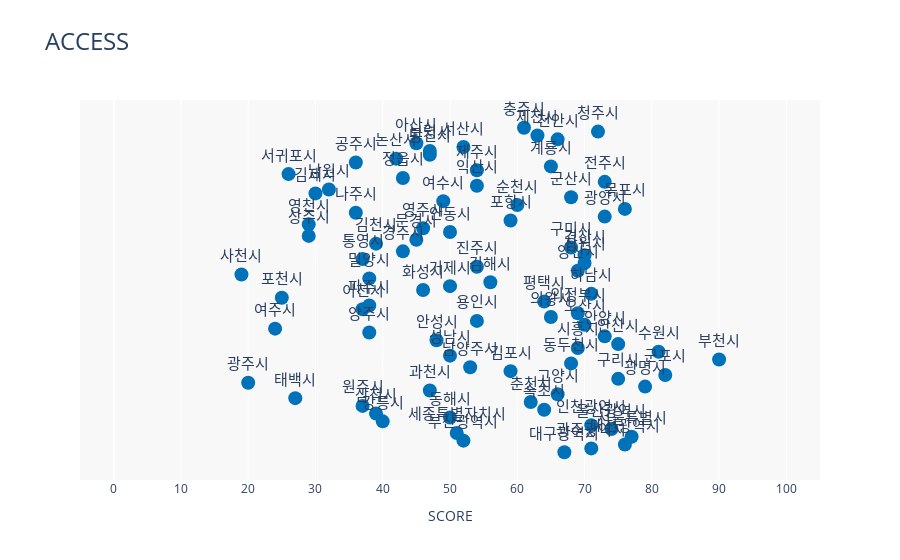

Write notebook code for a chart like this one.
### Markdown cell above
### 접근(Access)

### Code cell
# 접근 
create_scatter_plot(ps, 'Access', 'rgba(0, 114, 186, 1)')

### Figure 1 — Plotly figure (JSON) as saved in the notebook; plotly's stock layout.template omitted (floating-point values rounded to 4 significant figures)
{"data": [{"hovertemplate": "<b>%{text}</b><br>Access: %{x}<extra></extra>", "legendgroup": "", "marker": {"color": "rgba(0, 114, 186, 1)", "size": 14, "symbol": "circle"}, "mode": "markers+text", "name": "", "orientation": "h", "showlegend": false, "text": ["대구광역시", "광주광역시", "대전광역시", "부산광역시", "서울특별시", "세종특별자치시", "울산광역시", "인천광역시", "강릉시", "동해시", "삼척시", "속초시", "원주시", "춘천시", "태백시", "고양시", "과천시", "광명시", "광주시", "구리시", "군포시", "김포시", "남양주시", "동두천시", "부천시", "성남시", "수원시", "시흥시", "안산시", "안성시", "안양시", "양주시", "여주시", "오산시", "용인시", "의왕시", "의정부시", "이천시", "파주시", "평택시", "포천시", "하남시", "화성시", "거제시", "김해시", "밀양시", "사천시", "양산시", "진주시", "창원시", "통영시", "경산시", "경주시", "구미시", "김천시", "문경시", "상주시", "안동시", "영주시", "영천시", "포항시", "광양시", "나주시", "목포시", "순천시", "여수시", "군산시", "김제시", "남원시", "익산시", "전주시", "정읍시", "서귀포시", "제주시", "계룡시", "공주시", "논산시", "당진시", "보령시", "서산시", "아산시", "천안시", "제천시", "청주시", "충주시"], "textfont": {"size": 15}, "textposition": "top center", "type": "scatter", "x": [67, 71, 76, 52, 77, 51, 74, 71, 40, 50, 39, 64, 37, 62, 27, 66, 47, 79, 20, 75, 82, 59, 53, 68, 90, 50, 81, 69, 75, 48, 73, 38, 24, 70, 54, 65, 69, 37, 38, 64, 25, 71, 46, 50, 56, 38, 19, 69, 54, 70, 37, 70, 43, 68, 39, 45, 29, 50, 46, 29, 59, 73, 36, 76, 60, 49, 68, 30, 32, 54, 73, 43, 26, 54, 65, 36, 42, 47, 47, 52, 45, 66, 63, 72, 61], "xaxis": "x", "y": [0, 1, 2, 3, 4, 5, 6, 7, 8, 9, 10, 11, 12, 13, 14, 15, 16, 17, 18, 19, 20, 21, 22, 23, 24, 25, 26, 27, 28, 29, 30, 31, 32, 33, 34, 35, 36, 37, 38, 39, 40, 41, 42, 43, 44, 45, 46, 47, 48, 49, 50, 51, 52, 53, 54, 55, 56, 57, 58, 59, 60, 61, 62, 63, 64, 65, 66, 67, 68, 69, 70, 71, 72, 73, 74, 75, 76, 77, 78, 79, 80, 81, 82, 83, 84], "yaxis": "y"}], "layout": {"legend": {"tracegroupgap": 0}, "plot_bgcolor": "rgba(242, 242, 242, 0.5)", "title": {"font": {"size": 24}, "text": "ACCESS"}, "xaxis": {"anchor": "y", "domain": [0, 1], "dtick": 10, "range": [-5, 105], "tick0": 0, "tickmode": "linear", "title": {"text": "SCORE"}}, "yaxis": {"anchor": "x", "domain": [0, 1], "title": {"text": "index"}, "visible": false}}}
